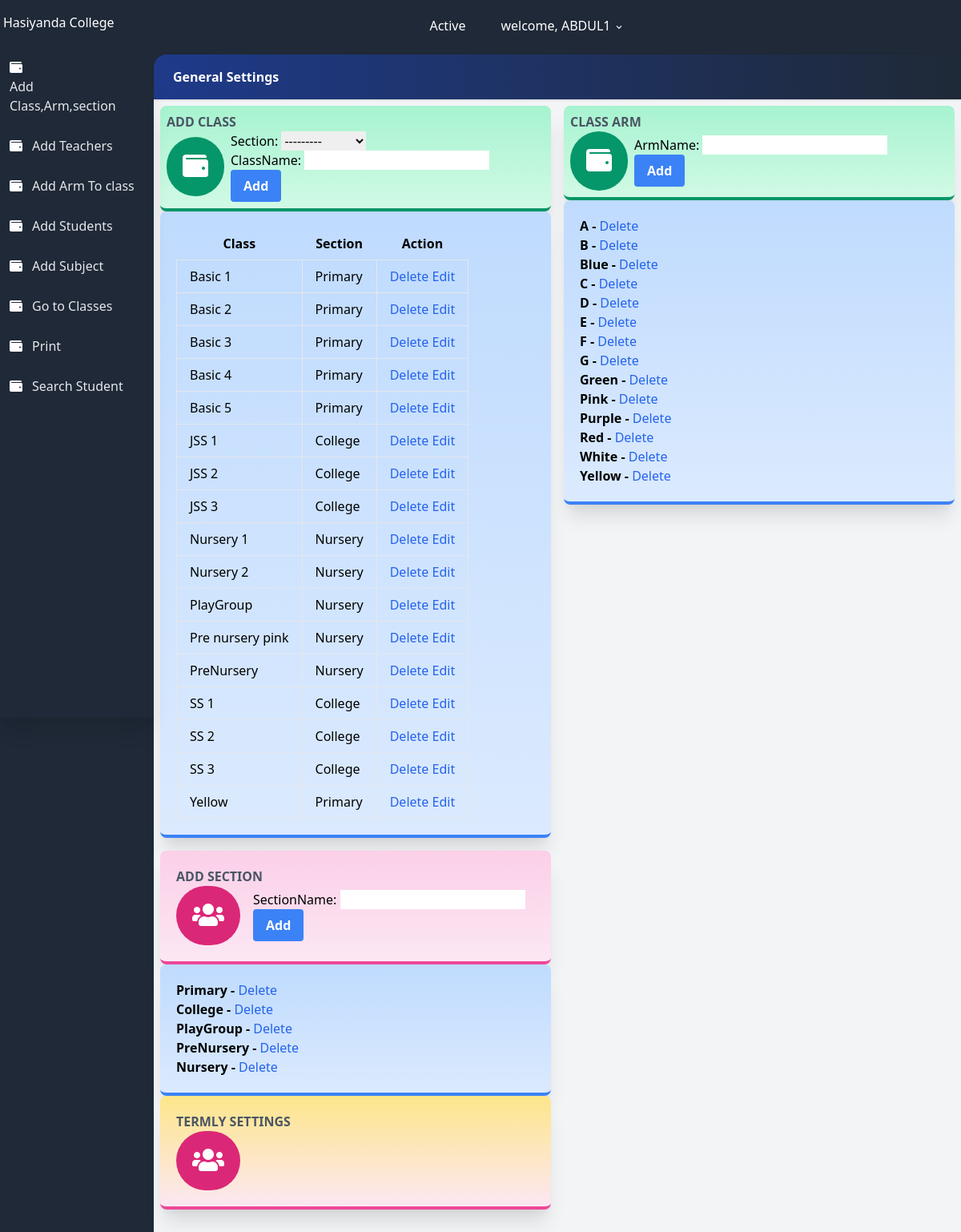
The app's page /settings/ (signed in), older data.
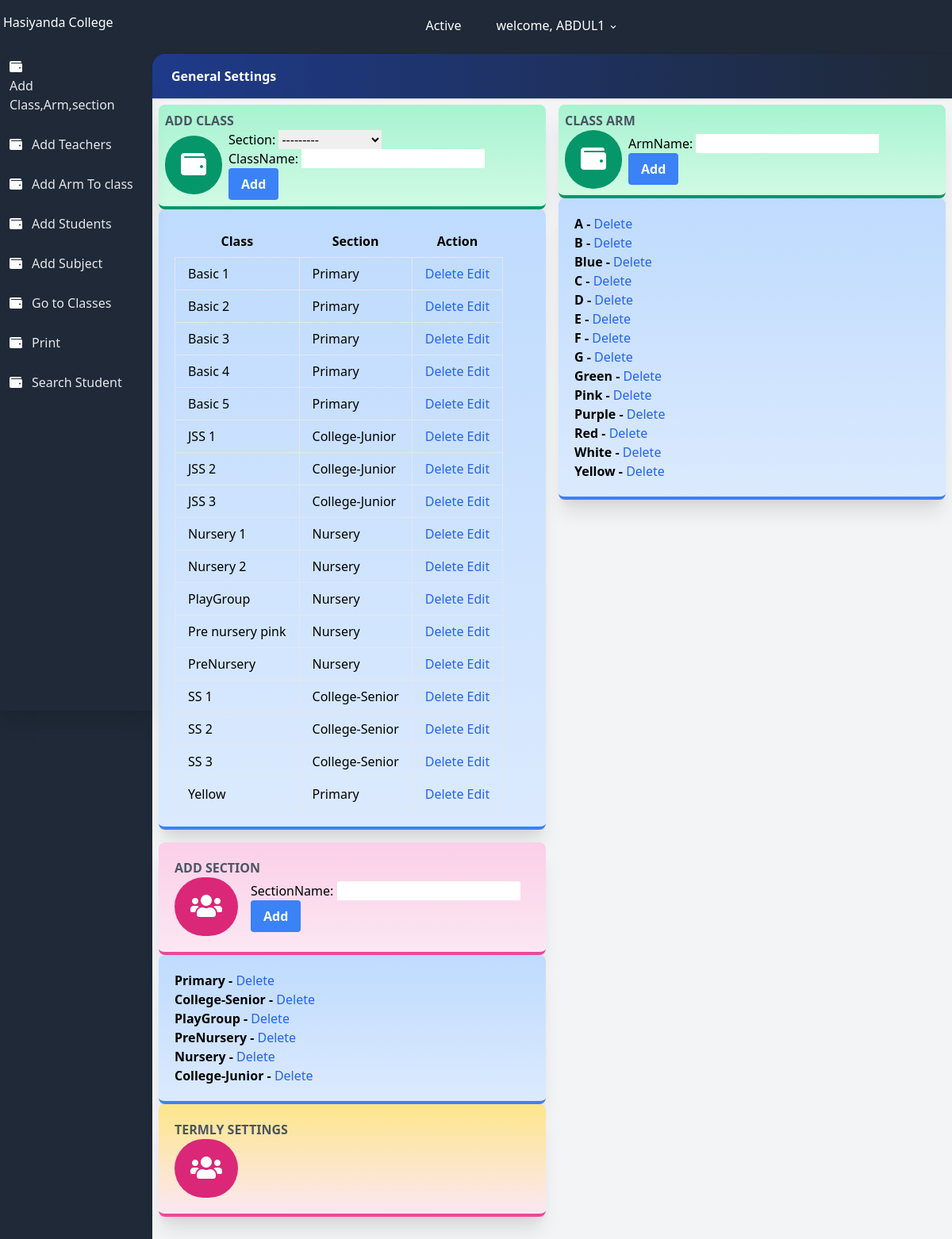
The same page, newer data.
### users/models.py (models this page shows, shortened)
class User(AbstractUser):
    class Role(models.TextChoices):
        ADMIN = 'admin'
        TEACHER = 'teacher'
        STUDENT = 'student'
    base_role = Role.TEACHER
    role = models.CharField(max_length=10, choices= Role.choices , null=True, blank=True)
    section = models.ForeignKey('result.section', on_delete=models.SET_NULL, null=True , blank=True)
    class Meta:
        db_table = 'auth_user'

### result/models.py (models this page shows, shortened)
class all_class(models.Model):
    className = models.CharField(max_length=100 , unique=True)
    section = models.ForeignKey(section, on_delete=models.CASCADE, null=True)
    complete = models.BooleanField(default=False)
    date = models.DateTimeField(auto_now_add=True)
    class Meta:
        ordering = ['className']

class section(models.Model):
    sectionName = models.CharField(max_length=100 , unique=True)
    def __str__(self):
        return self.sectionName

class classArm(models.Model):
    armName = models.CharField(max_length=100 , unique=True)
    class Meta:
        ordering = ['armName']

### result/views.py (the view, shortened to what this page needs)
# urls.py: path('settings/', settings.as_view(), name='settings'),
class settings(LoginRequiredMixin, TemplateView):
    login_url = 'result:login'
    template_name = 'result/settings.html'
    queryset = all_class.objects.all()
    def get_context_data(self, **kwargs):
        context = super(settings, self).get_context_data(**kwargs)
        context['classForm'] = allClassForm()
        context['armForm'] = classArmForm()
        context['sectionForm'] = sectionForm()
        context['imageForm'] = ImageForm()
        context['allclass'] = all_class.objects.all()
        context['classArm'] = classArm.objects.all()
        context['sections'] = section.objects.all()
        context['img'] = Images.objects.all()
        context['settingtype'] = 'classsetting'
        context['studentCount'] = students.objects.all().count()
        return context

### result/forms.py
class allClassForm(forms.ModelForm):
    class Meta:
        model = all_class
        fields = ['section', 'className' ]

class classArmForm(forms.ModelForm):
    class Meta:
        model = classArm
        fields = ['armName']

### result/templates/result/settings.html (shortened to what this page needs)
{% extends 'settingsbase.html' %}
{% load static %}
{% block content %}
{% if settingtype == 'classsetting' %}
<div class="flex flex-wrap">
    <div class="w-full md:w-1/2 xl:w-1/3 p-2">
        <div class="bg-gradient-to-b from-green-200 to-green-100 border-b-4 border-green-600 rounded-lg shadow-xl p-2">
            <h2 class="font-bold uppercase text-gray-600">Add Class</h2>
            <div class="flex flex-row items-center">
                <div class="flex-shrink pr-2">
                    <div class="rounded-full p-5 bg-green-600"><i class="fa fa-wallet fa-2x fa-inverse"></i></div>
                </div>
                <form method="post"  class="">
                      {{ classForm.as_p }}
                      <button
                        class="bg-blue-500 hover:bg-blue-700 text-white font-bold py-2 px-4 rounded focus:outline-none focus:shadow-outline"
                        type="submit"> Add</button>
                </form>
            </div>
        </div>
            <div class="bg-gradient-to-b from-blue-200 to-blue-100 border-b-4 border-blue-500 rounded-lg shadow-xl p-5">
                <div class="flex flex-row items-center">
                        <table class="table-auto">
                            <thead>
                              <tr>
                                <th class="px-4 py-2">Class</th>
                                <th class="px-4 py-2">Section</th>
                                <th class="px-4 py-2">Action</th>
                              </tr>
                            </thead>
                            <tbody>
                              {% for class in allclass%}
                              <tr>
                                <td class="border px-4 py-2">
                                    {{class.className}}
                                </td>
                                <td class="border px-4 py-2">{{class.section}}</td>
                                <td class="border px-4 py-2">
                                    <a href="{% url 'result:deleteClass' class.id %}" class="font-medium text-blue-600 dark:text-blue-500 hover:underline" >
                                        Delete
                                      </a>
                                      <a href="{% url 'result:EditClass' class.id %}" class="font-medium text-blue-600 dark:text-blue-500 hover:underline" >
                                          Edit
                                        </a>
                                </td>
                              </tr>
                              {% endfor %}
                            </tbody>
                          </table>
                </div>
            </div>
    </div>
    <div class="w-full md:w-1/2 xl:w-1/3 p-2">
        <div class="bg-gradient-to-b from-green-200 to-green-100 border-b-4 border-green-600 rounded-lg shadow-xl p-2">
            <h2 class="font-bold uppercase text-gray-600">Class Arm</h2>
            <div class="flex flex-row items-center">
                <div class="flex-shrink pr-2">
                    <div class="rounded-full p-5 bg-green-600"><i class="fa fa-wallet fa-2x fa-inverse"></i></div>
                </div>
                <form method="post"  class="">
                      {{ armForm.as_p }}
                      <button
                        class="bg-blue-500 hover:bg-blue-700 text-white font-bold py-2 px-4 rounded focus:outline-none focus:shadow-outline"
                        type="submit"> Add</button>
                </form>
            </div>
        </div>
        <div class="bg-gradient-to-b from-blue-200 to-blue-100 border-b-4 border-blue-500 rounded-lg shadow-xl p-5">
            <div class="flex flex-row items-center">
                <ul class=" font-bold">
                    {% for classArm in classArm%}
                      <li  >
                         {{ classArm.armName}} -
                         <a href="{% url 'result:deleteArm' classArm.id %}" class="font-medium text-blue-600 dark:text-blue-500 hover:underline" >
                          Delete
                        </a>
                      </li>
                    {% endfor %}
                  </ul>
            </div>
        </div>
    </div>
    <div class="w-full md:w-1/2 xl:w-1/3 p-2">
        <div class="bg-gradient-to-b from-pink-200 to-pink-100 border-b-4 border-pink-500 rounded-lg shadow-xl p-5">
            <h2 class="font-bold uppercase text-gray-600">Add Section</h2>
            <div class="flex flex-row items-center">
                <div class="flex-shrink pr-4">
                    <div class="rounded-full p-5 bg-pink-600"><i class="fas fa-users fa-2x fa-inverse"></i></div>
                </div>
                <form method="post"  class="">
                    {{ sectionForm.as_p }}
                    <button
                      class="bg-blue-500 hover:bg-blue-700 text-white font-bold py-2 px-4 rounded focus:outline-none focus:shadow-outline"
                      type="submit"> Add</button>
              </form>
            </div>
        </div>
        <div class="bg-gradient-to-b from-blue-200 to-blue-100 border-b-4 border-blue-500 rounded-lg shadow-xl p-5">
            <div class="flex flex-row items-center">
                <ul class=" font-bold">
                    {% for section in sections %}
                      <li  >
                        {{ section.sectionName }} -
                         <a href=" " class="font-medium text-blue-600 dark:text-blue-500 hover:underline" >
                          Delete
                        </a>
                      </li>
                    {% endfor %}
                  </ul>
            </div>
        </div>
             <div class="bg-gradient-to-b from-yellow-200 to-pink-100 border-b-4 border-pink-500 rounded-lg shadow-xl p-5">
              <h2 class="font-bold uppercase text-gray-600">Termly Settings</h2>
              <div class="flex flex-row items-center">
                  <div class="flex-shrink pr-4">
                      <div class="rounded-full p-5 bg-pink-600"><i class="fas fa-users fa-2x fa-inverse"></i></div>
                  </div>
              </div>
          </div>
    </div>
</div>
{%endif%}
{% endblock %}

### templates/settingsbase.html (shortened to what this page needs)
{% load static %}
<!DOCTYPE html>
<html lang="en">
<head>
    <link rel="stylesheet" href="https://use.fontawesome.com/releases/v5.3.1/css/all.css">
    <link rel="stylesheet" href="https://unpkg.com/tailwindcss@2.2.19/dist/tailwind.min.css"/>
    <link href="https://afeld.github.io/emoji-css/emoji.css" rel="stylesheet">
</head>
<body class="bg-gray-800 font-sans leading-normal tracking-normal mt-12">
<header>
    <nav aria-label="menu nav" class="bg-gray-800 pt-2 md:pt-1 pb-1 px-1 mt-0 h-auto fixed w-full z-20 top-0">
        <div class="flex flex-wrap items-center">
            <div class="flex flex-shrink md:w-1/3 justify-center md:justify-start text-white">
                <a href="{% url 'result:index' %}" aria-label="Home">
                    <h1> Hasiyanda College</h1>
                </a>
            </div>
            <div class="flex w-full pt-2 content-center justify-between md:w-1/3 md:justify-end">
                <ul class="list-reset flex justify-between flex-1 md:flex-none items-center">
                    <li class="flex-1 md:flex-none md:mr-3">
                        <a class="inline-block py-2 px-4 text-white no-underline" href="#">Active</a>
                    </li>
                    <li class="flex-1 md:flex-none md:mr-3">
                        <div class="relative inline-block">
                            <button onclick="toggleDD('myDropdown')" class="drop-button text-white py-2 px-2"> <span class="pr-2"></span> welcome, {{user.username}} <svg class="h-3 fill-current inline" xmlns="http://www.w3.org/2000/svg" viewBox="0 0 20 20">
                                <path d="M9.293 12.95l.707.707L15.657 8l-1.414-1.414L10 10.828 5.757 6.586 4.343 8z" /></svg></button>
                        </div>
                    </li>
                </ul>
            </div>
        </div>
    </nav>
</header>
<body>
    <div class="flex flex-col md:flex-row">
        <nav aria-label="alternative nav">
            <div class="bg-gray-800 shadow-xl h-20 fixed bottom-0 mt-12 md:relative md:h-screen z-10 w-full md:w-48 content-center">
                <div class="md:mt-12 md:w-48 md:fixed md:left-0 md:top-0 content-center md:content-start text-left justify-between">
                    <ul class="list-reset flex flex-row md:flex-col pt-3 md:py-3 px-1 md:px-2 text-center md:text-left">
                        <li class="mr-3 flex-1">
                            <a href="{% url 'result:settings' %}" class="block py-1 md:py-3 pl-0 md:pl-1 align-middle text-white no-underline hover:text-white border-b-2 border-gray-800 hover:border-red-500">
                                <i class="fa fa-wallet pr-0 md:pr-3"></i><span class="pb-1 md:pb-0 text-xs md:text-base text-gray-400 md:text-gray-200 block md:inline-block">
                                    Add Class,Arm,section
                                </span>
                            </a>
                        </li>
                        <li class="mr-3 flex-1">
                            <a href="{% url 'result:RegisterTeachers' %}" class="block py-1 md:py-3 pl-0 md:pl-1 align-middle text-white no-underline hover:text-white border-b-2 border-gray-800 hover:border-green-500">
                                <i class="fa fa-wallet pr-0 md:pr-3"></i><span class="pb-1 md:pb-0 text-xs md:text-base text-gray-400 md:text-gray-200 block md:inline-block">
                                    Add Teachers
                                </span>
                            </a>
                        </li>
                        <li class="mr-3 flex-1">
                            <a href="{% url 'result:CreateClassArm' %}" class="block py-1 md:py-3 pl-0 md:pl-1 align-middle text-white no-underline hover:text-white border-b-2 border-gray-800 hover:border-green-500">
                                <i class="fa fa-wallet pr-0 md:pr-3"></i><span class="pb-1 md:pb-0 text-xs md:text-base text-gray-400 md:text-gray-200 block md:inline-block">
                                    Add Arm To class
                                </span>
                            </a>
                        </li>
                        <li class="mr-3 flex-1">
                            <a href="{% url 'result:registerStudent' %}" class="block py-1 md:py-3 pl-0 md:pl-1 align-middle text-white no-underline hover:text-white border-b-2 border-gray-800 hover:border-yellow-500">
                                <i class="fa fa-wallet pr-0 md:pr-3"></i><span class="pb-1 md:pb-0 text-xs md:text-base text-gray-400 md:text-gray-200 block md:inline-block">
                                    Add Students
                                </span>
                            </a>
                        </li>
                        <li class="mr-3 flex-1">
                            <a href="{% url 'result:subjectCreate' %}" class="block py-1 md:py-3 pl-0 md:pl-1 align-middle text-white no-underline hover:text-white border-b-2 border-gray-800 hover:border-green-500">
                                <i class="fa fa-wallet pr-0 md:pr-3"></i><span class="pb-1 md:pb-0 text-xs md:text-base text-gray-400 md:text-gray-200 block md:inline-block">
                                    Add Subject
                                </span>
                            </a>
                        </li>
                        <li class="mr-3 flex-1">
                            <a href="{% url 'result:classList' %}" class="block py-1 md:py-3 pl-0 md:pl-1 align-middle text-white no-underline hover:text-white border-b-2 border-gray-800 hover:border-green-500">
                                <i class="fa fa-wallet pr-0 md:pr-3"></i><span class="pb-1 md:pb-0 text-xs md:text-base text-gray-400 md:text-gray-200 block md:inline-block">
                                    Go to Classes
                                </span>
                            </a>
                        </li>
                        <li class="mr-3 flex-1">
                            <a href="{% url 'result:print' %}" class="block py-1 md:py-3 pl-0 md:pl-1 align-middle text-white no-underline hover:text-white border-b-2 border-gray-800 hover:border-green-500">
                                <i class="fa fa-wallet pr-0 md:pr-3"></i><span class="pb-1 md:pb-0 text-xs md:text-base text-gray-400 md:text-gray-200 block md:inline-block">
                                    Print
                                </span>
                            </a>
                        </li>
                        <li class="mr-3 flex-1">
                            <a href="{% url 'result:searchStudents' %}" class="block py-1 md:py-3 pl-0 md:pl-1 align-middle text-white no-underline hover:text-white border-b-2 border-gray-800 hover:border-green-500">
                                <i class="fa fa-wallet pr-0 md:pr-3"></i><span class="pb-1 md:pb-0 text-xs md:text-base text-gray-400 md:text-gray-200 block md:inline-block">
                                    Search Student
                                </span>
                            </a>
                        </li>
                    </ul>
                </div>
            </div>
        </nav>
        <section>
            <div id="main" class="main-content flex-1 bg-gray-100 mt-12 md:mt-2 pb-24 md:pb-5">
                <div class="bg-gray-800 pt-3">
                    <div class="rounded-tl-2xl bg-gradient-to-r from-blue-900 to-gray-800 p-4 shadow text-white">
                        <h1 class="font-bold pl-2"> General Settings </h1>
                    </div>
                </div>
                    {% block content %}
                    {% endblock content %}
                </div>
            </div>
</body>
</html>

Row changes from the older to the newer data that the page shows:
changed all_class "JSS 1": section "College" → "College-Junior"
changed all_class "JSS 2": section "College" → "College-Junior"
changed all_class "JSS 3": section "College" → "College-Junior"
changed through a linked row, all_class "SS 1": section "College" → "College-Senior"
changed through a linked row, all_class "SS 2": section "College" → "College-Senior"
changed through a linked row, all_class "SS 3": section "College" → "College-Senior"
changed section: sectionName "College" → "College-Senior"
added section: sectionName "College-Junior"
